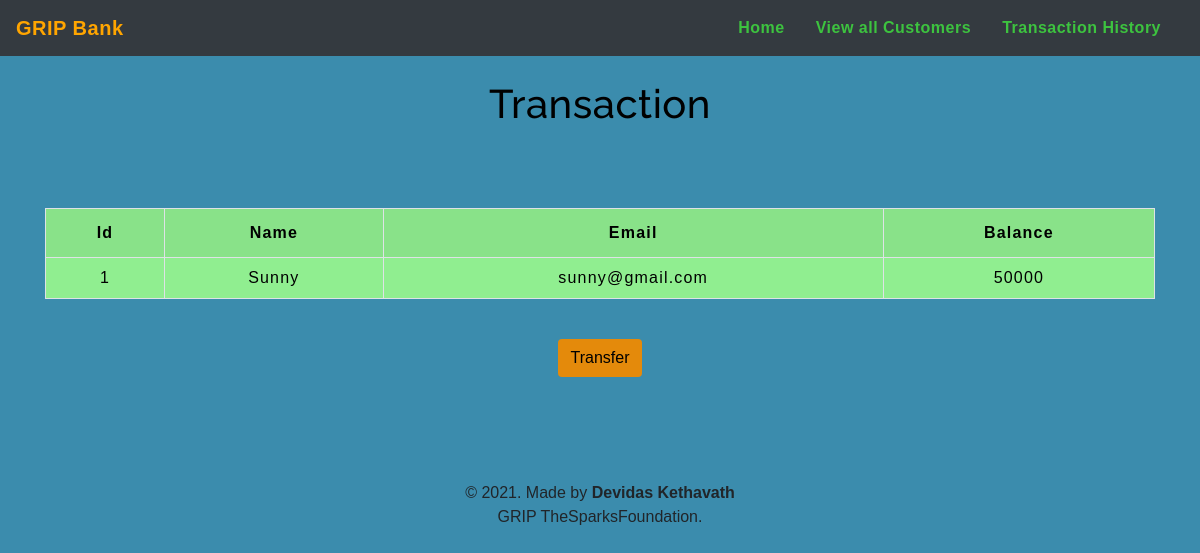
The page /user.php?id=1 on the database its author committed.
### tables this page shows
CREATE TABLE `users` (
    `id` int(3) NOT NULL,
    `name` text NOT NULL,
    `email` varchar(30) NOT NULL,
    `balance` int(8) NOT NULL
);

### user.php (the view, shortened to what this page needs)
<!DOCTYPE html>
<html lang="en">
<head>
    <link rel="stylesheet" href="https://maxcdn.bootstrapcdn.com/bootstrap/4.0.0/css/bootstrap.min.css">
    <link rel="stylesheet" type="text/css" href="css/table.css">
    <link rel="stylesheet" type="text/css" href="css/navbar.css">
</head>
<body style="background-color : #3B8CAD ;">
    <?php
    include 'navbar.php';
    ?>
    <div class="container">
        <h2 class="text-center pt-4" style="color : black;">Transaction</h2><br><br>
        <?php
        include 'config.php';
        $sid = $_GET['id'];
        $sql = "SELECT * FROM  users where id=$sid";
        $result = mysqli_query($conn, $sql);
        $rows = mysqli_fetch_assoc($result);
        ?>
        <form method="post" name="tcredit" class="tabletext"><br>
            <div>
                <table class="table table-striped table-condensed table-bordered" style="background-color: lightgreen">
                    <tr style="color : black;">
                        <th class="text-center">Id</th>
                        <th class="text-center">Name</th>
                        <th class="text-center">Email</th>
                        <th class="text-center">Balance</th>
                    </tr>
                    <tr style="color : black;">
                        <td class="py-2"><?php echo $rows['id'] ?></td>
                        <td class="py-2"><?php echo $rows['name'] ?></td>
                        <td class="py-2"><?php echo $rows['email'] ?></td>
                        <td class="py-2"><?php echo $rows['balance'] ?></td>
                    </tr>
                </table>
            </div>
            <br>
            <a href="selecteduserdetail.php?id= <?php echo $rows['id']; ?>"><center> <button type="button" class="btn" style="background-color : #E48A0B;  "><div style="color:black" >Transfer</div></button></center></a>
        </form>
    </div>
<br><br>
    <footer class="text-center mt-5 py-2">
        <p>&copy 2021. Made by <b>Devidas Kethavath</b><br>GRIP TheSparksFoundation.</p>
    </footer>
</body>
</html>

### css/table.css (style rules this page uses)
* { padding: 0; margin: 0; box-sizing: border-box; font-family: sans-serif; }
h2 { font-size: 40px; }
table { letter-spacing: 1.2px; }
td { text-align: center; }
button { border:none; background: #eb6f6f; transition: 1s; }

### css/navbar.css (style rules this page uses)
h2 { color: #990000; letter-spacing: 0.5px; font-family: raleway; }

### user.php (style rules this page uses)
button { border: none; background: #d9d9d9; }

### rows shown on the page
users: id "1", name "Sunny", email "sunny@gmail.com", balance "50000"
